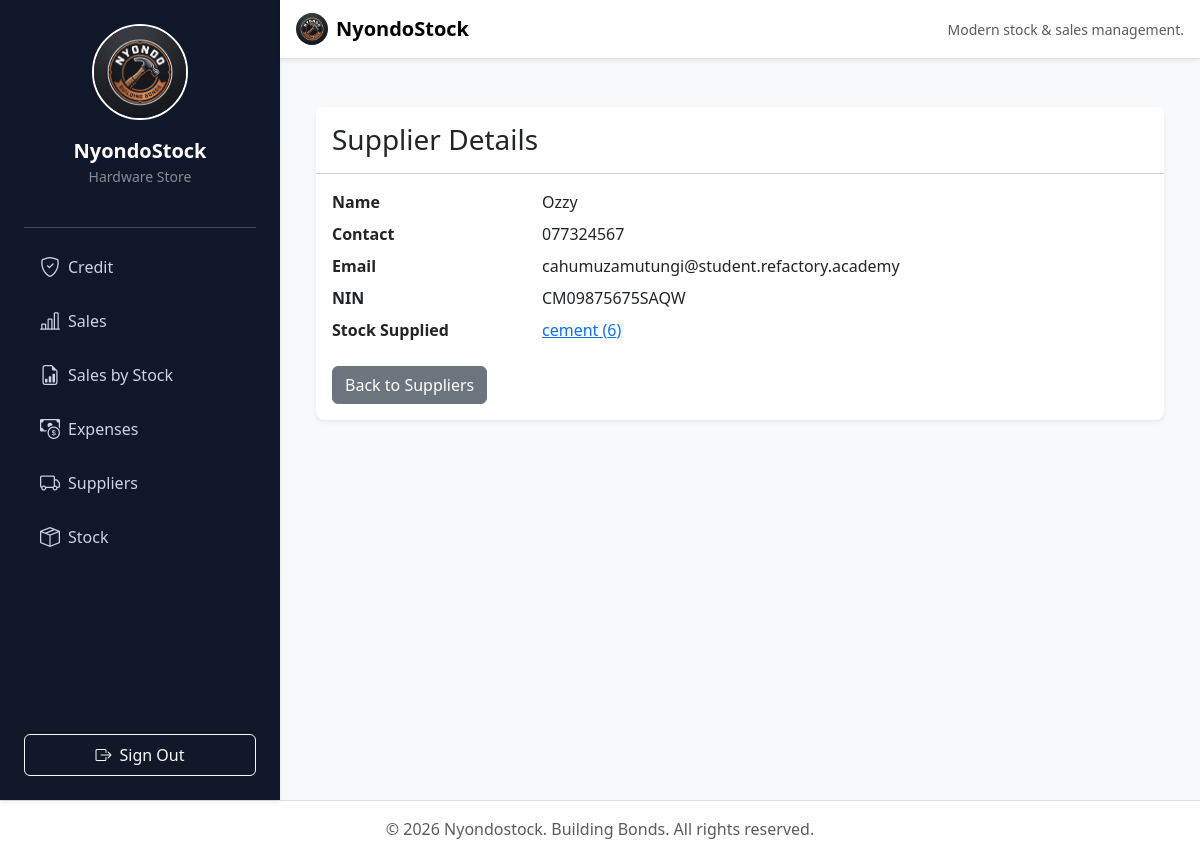
The app's page /stock/supplier/4/ with its own data.
### stock/models.py (models this page shows, shortened)
class Supplier(models.Model):
    name = models.CharField(max_length=255)
    contact_info = models.CharField(max_length=255)
    Address = models.CharField(max_length=25)
    email = models.EmailField()
    nin = models.CharField(max_length=14)
    stock_supplied = models.ForeignKey(Stock, on_delete=models.SET_NULL, null=True)

class Stock(models.Model):
    STOCK_CHOICES = [
      ('hammers', 'Hammers'),
      ('nails', 'Nails'),
      ('iron sheets', 'Iron Sheets'),
      ('cement', 'Cement'),
      ('toolbox','Toolbox'),
      ('timber', 'Timber'),
      ('wire mesh', 'Wire Mesh'),
    ]
    name = models.CharField(max_length=25, choices=STOCK_CHOICES)
    quantity = models.IntegerField()
    date = models.DateTimeField(auto_now_add=True)
    unit_cost = models.DecimalField(max_digits=20, decimal_places=2)
    total_cost = models.DecimalField(max_digits=20, decimal_places=2)
    is_on_credit = models.BooleanField(default=False)
    is_paid = models.BooleanField(default=False)
    low_stock_threshold = models.IntegerField(default=5)
    unit_price = models.DecimalField(max_digits=20, decimal_places=2, null=True, blank=True)
    is_deleted = models.BooleanField(default=False)
    objects = StockManager()  # Default manager - excludes deleted
    all_objects = models.Manager()  # Get all, including deleted

### stock/views.py (the view)
# urls.py: path('supplier/<int:pk>/', views.supplier_detail, name='supplier_detail'),
def supplier_detail(request, pk):
    supplier = get_object_or_404(Supplier, pk=pk)
    stock_item = supplier.stock_supplied
    return render(request, 'store/supplier_detail.html', {'supplier': supplier, 'stock_item': stock_item})

### stock/context_processors.py (called while the page is built)
def low_stock_alerts(request):
    alert_count = 0
    if request.user.is_authenticated:
        alert_count = Stock.objects.filter(quantity__lte=F('low_stock_threshold')).count()
    return {
        'low_stock_count': alert_count
    }

### templates/store/supplier_detail.html (shortened to what this page needs)
{% extends 'base.html' %}
{% block content %}
<div class="container-fluid px-4 py-4">
    <div class="card shadow-sm border-0 rounded-3">
        <div class="card-header bg-white py-3">
            <h3 class="mb-0">Supplier Details</h3>
        </div>
        <div class="card-body">
            <dl class="row">
                <dt class="col-sm-3">Name</dt>
                <dd class="col-sm-9">{{ supplier.name }}</dd>
                <dt class="col-sm-3">Contact</dt>
                <dd class="col-sm-9">{{ supplier.contact_info }}</dd>
                <dt class="col-sm-3">Email</dt>
                <dd class="col-sm-9">{{ supplier.email }}</dd>
                <dt class="col-sm-3">NIN</dt>
                <dd class="col-sm-9">{{ supplier.nin }}</dd>
                <dt class="col-sm-3">Stock Supplied</dt>
                <dd class="col-sm-9">
                    {% if stock_item %}
                        <a href="{% url 'stock_detail' stock_item.id %}">{{ stock_item.name }} ({{ stock_item.quantity }})</a>
                    {% else %}
                        <span class="text-muted">Not linked to a stock item</span>
                    {% endif %}
                </dd>
            </dl>
            <a href="{% url 'supplier_list' %}" class="btn btn-secondary">Back to Suppliers</a>
        </div>
    </div>
</div>
{% endblock %}

### static/css/app.css (style rules this page uses)
:root { color-scheme: light; font-family: Inter, system-ui, -apple-system, BlinkMacSystemFont, "Segoe UI", sans-serif; }
html { scroll-behavior: smooth; }
body { min-height: 100vh; background: #f4f6f9; color: #1f2937; }
.card { border: 0; border-radius: 1rem; }

### records on screen
Supplier: name "Ozzy", contact_info "077324567", email "cahumuzamutungi@student.refactory.academy", nin "CM09875675SAQW"
Stock: name "cement", quantity "6"
